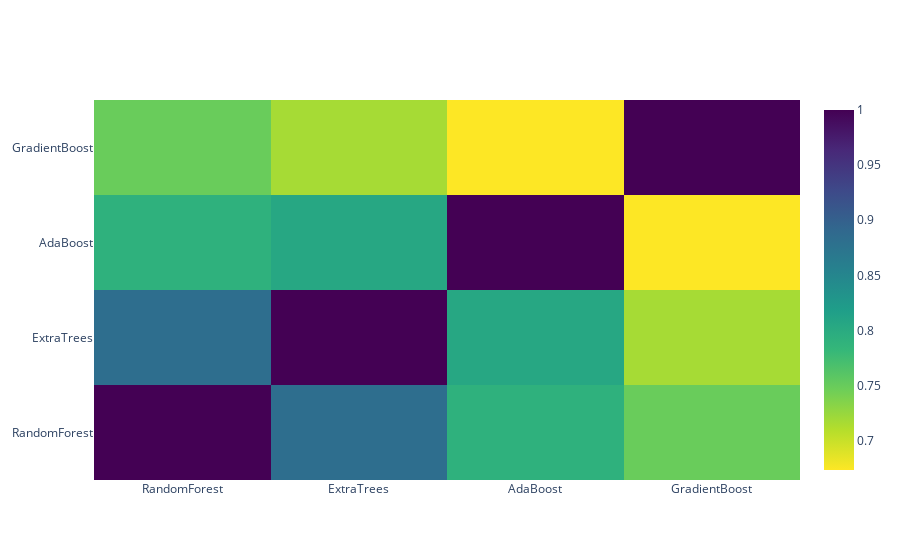

Notebook cell for this chart:
### Code cell
data = [
    go.Heatmap(
        z= base_predictions_train.astype(float).corr().values ,
        x=base_predictions_train.columns.values,
        y= base_predictions_train.columns.values,
          colorscale='Viridis',
            showscale=True,
            reversescale = True
    )
]
py.iplot(data, filename='labelled-heatmap')

### Figure 1 — Plotly figure (JSON) as saved in the notebook; plotly's stock layout.template omitted (floating-point values rounded to 4 significant figures)
{"data": [{"colorscale": [[0, "#440154"], [0.1111, "#482878"], [0.2222, "#3e4989"], [0.3333, "#31688e"], [0.4444, "#26828e"], [0.5556, "#1f9e89"], [0.6667, "#35b779"], [0.7778, "#6ece58"], [0.8889, "#b5de2b"], [1, "#fde725"]], "reversescale": true, "showscale": true, "type": "heatmap", "x": ["RandomForest", "ExtraTrees", "AdaBoost", "GradientBoost"], "y": ["RandomForest", "ExtraTrees", "AdaBoost", "GradientBoost"], "z": [[1, 0.8825, 0.7916, 0.7494], [0.8825, 1, 0.8054, 0.7174], [0.7916, 0.8054, 1, 0.6733], [0.7494, 0.7174, 0.6733, 1]]}], "layout": {}}
